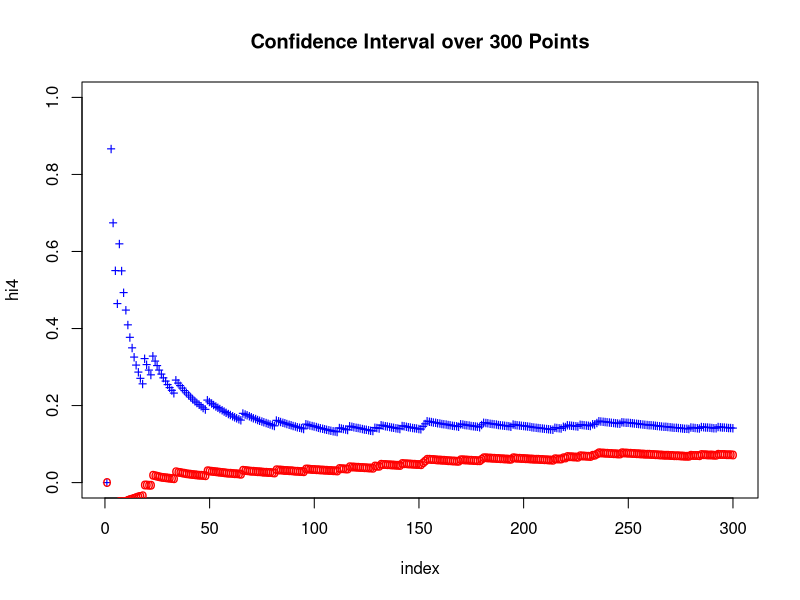

R code for this plot:
cat("B365 Homework 1\n")
cat("Ben Reichert\n\n")

### 1
n = 10000
wins = rep(0,n)
a=rep(0,n)
b=rep(0,n)
c=rep(0,n)
for(i in 1:n){
  repeat{
    a <- runif(1)>.5
    b <- runif(1)>.5
    c <- runif(1)>.5
    if(!(a==b & b==c)){break}
  }
  if (a==b & c!=a) {
    wins[i] <- "c"
  } else if (b==c & a!=b) {
    wins[i] <- "a"
  } else if (a==c & b!=c) {
    wins[i] <- "b"
  }
}
sum = 0;
for(j in 1:n){
  index <- wins[j]
  if(index == "a"){
    sum = sum+1
  }
}
n1b = 2500
n1bool = 0.02 == 1/sqrt(n1b)

cat("1.\n a.) P(A) =", sum/n,"\n")
cat(" b.)", n1b,"trials necessary for 1/sqrt(n) == 0.02 to be",n1bool,"\n")
cat(" c.) We can assume that the confidence interval containing P(A wins) is reliable 95% of the time. \n")
cat(" d.) True Probability = ",1/3, "because there is a 25% percent chance of \n",
    "each outcome, including rerolling. But the experiment specifies that we reroll \n",
    "if they all are the same. So we take the 25% chance of reroll out and are left \n",
    "with 25% / 75% for A winning. So the true prob is 25/75, or 1/3.\n\n")

### 2
n2=40000
deck=(1:52)
p1=rep(0,n2);
p2=rep(0,n2);
winner = ""
for(j in 1:n2){
  deck=(1:52)
for(i in 1:40){
  draw = sample(deck, 1, replace = FALSE, prob = NULL)
  if(draw <= 28){
    if( i%%2 != 0 ){ p1[j]=1; }
    else { p2[j]=1; } 
    break }
  else { deck = deck[deck != draw] }
}}
n2a = sum(p1) / n2
n2an = 1 / sqrt(n2)

cat("2.\n", "a.) (",n2a-n2an,",", n2a+n2an, ")\n b.)","True probability =",round(n2a,digits=2),
    "because this is the amount of times P1 wins over n,\n which is the number of times experiment is tested.","\n\n")

### 3
cat("3.\n", "a.) Sample space = 52 cards \n     |Omega| or # of elements in Omega =", 52*51/2,
    "\n", "b.) Elements of Omega where both cards are same rank =", 52*3/2,"\n",
    "c.) P(Drawing a pair) =", 3/51, "= 5.88%","\n\n")

### 4
n4=300
w4=rep(0,300)
for(i in 1:n4){
  num4 = sample(1:10, 1, replace=TRUE)
  if(num4 == 1){ w4[i] = 1 }
}
phat4 = sum(w4) / n4
conf = 1.96 * sqrt(phat4*(1-phat4)/n4)

pf4 = rep(0,n4)
phf4 = rep(0,n4)
conf4 = rep(0,n4)
for(i in 1:n4){
  if( sample(1:10,1,replace=TRUE) == 1) { 
    pf4[i] = 1
    phf4[i] = sum(pf4) / i
    conf4[i] = 1.96 * sqrt(phf4[i]*(1-phf4[i])/i)
  } else {
    phf4[i] = sum(pf4) / i
    conf4[i] = 1.96 * sqrt(phf4[i]*(1-phf4[i])/i)
  }
}
hi4 = phf4 + conf4
lo4 = phf4 - conf4
index = 1:n4

phat4c = rep(0,1000)
conf4c = rep(0,1000)
contru = rep(0,1000)
for(j in 1:1000){
  w4c=rep(0,300)
  for(i in 1:300){
    if(sample(1:10, 1, replace=TRUE) == 1){ 
      w4c[i] = 1
    }
  }
  phat4c[j] = sum(w4c) / 300
  conf4c[j] = 1.96 * sqrt(phat4c[j]*(1-phat4c[j])/300)
}
for(i in 1:1000) {
  if(phat4c[i]+conf4c[i] > 0.1 && phat4c[i]-conf4c[i] < 0.1){ contru[i] = 1 }
}
prob4c = sum(contru) / 1000

cat("4.\n", "a.) Confidence interval: (",phat4-conf,",",phat4+conf,")",
    "\n b.) Sample plot attached.",plot(index, hi4,main="Confidence Interval over 300 Points",col="blue",pch="+", ylim=c(0,1)),
             points(index, lo4, col="red", pch="o"),"\n c.)",prob4c,"\n\n")
### 5
cat("5.\n I think that the exact probability of A's number being larger than B's number is 1/2.\n",
    "If you think about it case by case... the first case we have is two numbers, let's say\n",
    "1 and 2 in the bag. There's obviously a 50% probability that person A chooses 2, and\n",
    "therefore winning the game. Moving on to three numbers, we have 1, 2 and 3 in the bag.\n",
    "Here, we have a 1/3 chance of picking each number, but picking 2 gives us another 50/50\n",
    "scenario. So we can really break this down by only looking at the chances of picking,\n",
    "1 or 3 which would also be a 50/50 scenario. Moving on to four numbers in the bag, a clear\n",
    "pattern begins to reveal itself. Every scenario has a 50/50 win rate for each player,\n",
    "no matter who picks first.","\n\n")

### 6
f=function(t){
  sample(c(1,2,3,4,5,6),size=t,replace=TRUE,prob=c(.1,.2,.3,.35,.02,0.03))
}
cat("6.\n Number from 1-6:", f(1),"\n\n")

### 7
cat("7.\n a.) P(Both questions No) =", 0.4, "\n")
cat(" b.) P(Either question Yes) =", 0.2+0.1+0.3, "\n")
cat(" c.) P(1 question Yes) =", 0.3/0.4, "\n")
cat(" d.) The two are not mutually exclusive because given the fact that Question 1 \n",
    "is Yes, Question 2 has a", 0.3/0.5, "probability of being Yes and a", 0.2/0.5, "probability of\n",
    "being No. Yet, given that Question 1 being No, the probability of Question 2\n",
    "has a", 0.1/0.5, "probability of being Yes and a", 0.4/0.5, "probability of being No.\n")
